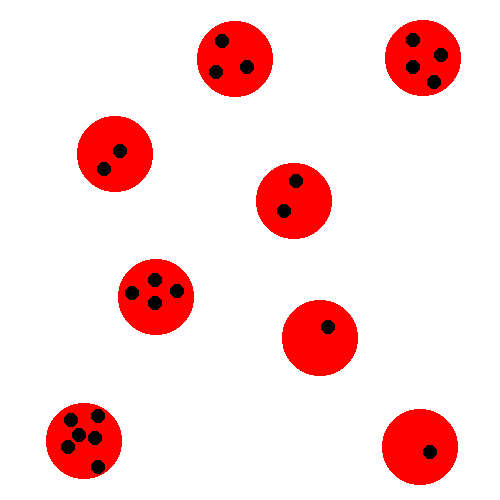
%> input picture image_folder/folder_test/cellTest_full.png, 500 x 500 px
$ octave inside.m   (GNU Octave 9; MATLAB toolbox functions it lacks are replaced by stand-ins)
%> lines starting %> are read from the running program, lines starting %| are printed output that depends on the picture; in (x1, y1, x2, y2) boxes, pixels count from 0 and x2, y2 are one past the last pixel; in counts of white or black regions, pixels touching at a corner belong together; the program's own positions count from 1

cell_data(100) = struct('Area',[],'Centroid',[],'BoundingBox',[],'numLyso',[]);


% Get the statistics for redDots.jpg

img_full = imread('image_folder/folder_test/cellTest_full.png');
%> img_full is the input picture: size 500x500x3 uint8; mean R, G, B 251.3, 217.9, 217.9
img = imread('image_folder/folder_test/cellBodyTest.jpg');   % You should really use a lossless image format like .png
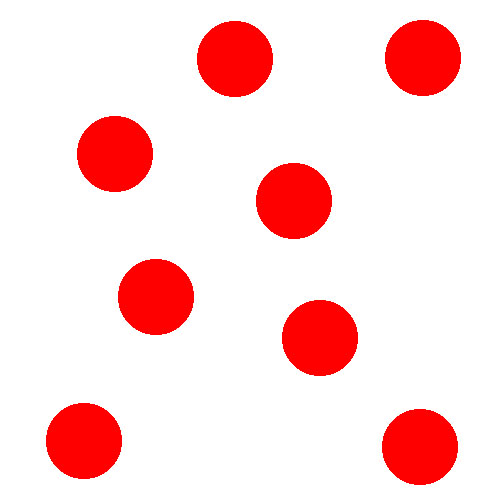
%> input picture image_folder/folder_test/cellBodyTest.jpg, 500 x 500 px
%> img is the input picture: size 500x500x3 uint8; mean R, G, B 254.5, 217.9, 217.8
gimg = rgb2gray(img);          % Convert to grayscale
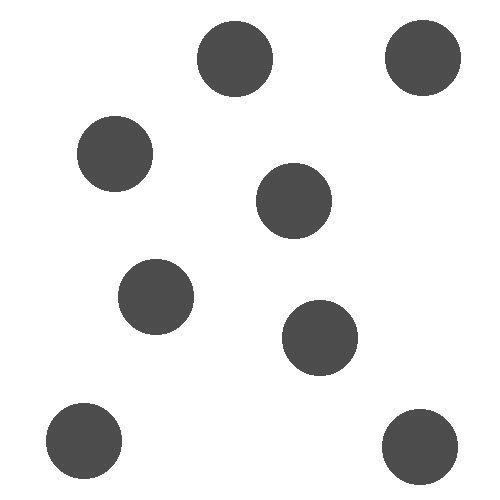
%> gimg: size 500x500 uint8; min 67, max 255, mean 228.8
bwimg = im2bw(gimg, .5);       % Convert to bw image (guessing at the threshold)
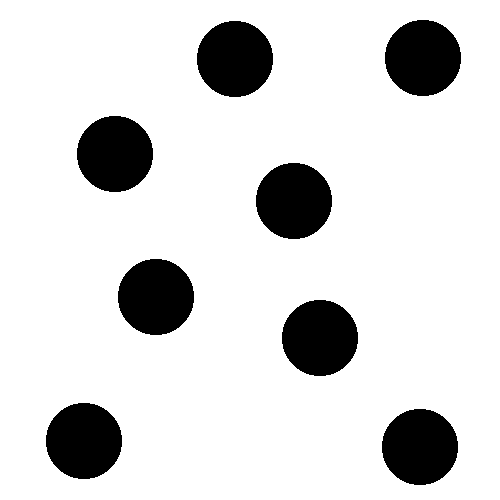
%> bwimg: size 500x500 logical; 85.4% white; 8 black regions, largest, box (x1, y1, x2, y2) and area: (197, 21, 273, 97) 4548, (385, 20, 461, 96) 4548, (77, 116, 153, 192) 4548
bwimg = ~bwimg;                % Invert the bw image so dots are white
%> bwimg: size 500x500 logical; 14.6% white; 8 white regions
stats = regionprops(bwimg);    % Find statistics of dots (centroid, area, bounding box)
%> stats = 8 regions; box (x1, y1, x2, y2), Area and Centroid: (46, 403, 122, 479) 4548 [84.5 441.5], (77, 116, 153, 192) 4548 [115.5 154.5], (118, 259, 194, 335) 4548 [156.5 297.5], (197, 21, 273, 97) 4548 [235.5 59.5], (256, 163, 332, 239) 4548 [294.5 201.5], (282, 300, 358, 376) 4548 [320.5 338.5], (382, 409, 458, 485) 4548 [420.5 447.5], (385, 20, 461, 96) 4548 [423.5 58.5]
redCentroids = reshape([stats(:).Centroid], 2, []).';   % Put centroids in format for pdist2
%> redCentroids = [84.5 441.5; 115.5 154.5; 156.5 297.5; 235.5 59.5; 294.5 201.5; 320.5 338.5; 420.5 447.5; 423.5 58.5]

% Repeat the same basic procedure for blackDots.jpg
img2 = imread('image_folder/folder_test/cellTest.jpg');
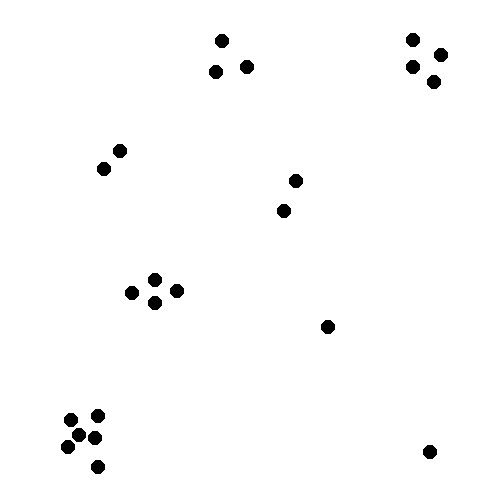
%> input picture image_folder/folder_test/cellTest.jpg, 500 x 500 px
%> img2 is the input picture: size 500x500x3 uint8; min 0, max 255, mean 251.3
bwimg2 = im2bw(img2, .5);      % blackDots.jpg is alread bw image
%> bwimg2: size 500x500 logical; 98.6% white; 23 black regions, largest, box (x1, y1, x2, y2) and area: (406, 33, 420, 47) 156, (215, 34, 229, 48) 156, (434, 48, 448, 62) 156
bwimg2 = ~bwimg2;
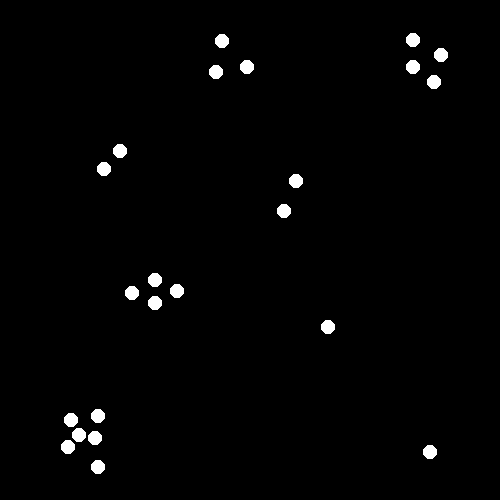
%> bwimg2: size 500x500 logical; 1.4% white; 23 white regions
stats2 = regionprops(bwimg2);
%> stats2 = 23 regions; largest, box (x1, y1, x2, y2), Area and Centroid: (61, 440, 75, 454) 156 [68.5 447.5], (64, 413, 78, 427) 156 [71.5 420.5], (72, 428, 86, 442) 156 [79.5 435.5], (88, 431, 102, 445) 156 [95.5 438.5], (91, 409, 105, 423) 156 [98.5 416.5]
blackCentroids = reshape([stats2(:).Centroid], 2, []).';
%> blackCentroids = 23 rows, first 12: [68.5 447.5; 71.5 420.5; 79.5 435.5; 95.5 438.5; 98.5 416.5; 98.5 467.5; 104.5 169.5; 120.5 151.5; 132.5 293.5; 155.5 280.5; 155.5 303.5; 177.5 291.5]

distMatrix = pdist2(redCentroids, blackCentroids);
radius = 38;                   % found from stats.BoundingBox
connectedDots = distMatrix < radius;


%Use sum(connectedDots,2) to sum across each row- giving you number of black dots in
%each red dot

answer = sum(connectedDots,2);
%> answer = [6; 2; 4; 3; 2; 1; 1; 4]

num_cells = length(stats);
%> num_cells = 8

for i=1:num_cells
    cell_data(i).Area = stats(i).Area;
    cell_data(i).Centroid = stats(i).Centroid;
    cell_data(i).BoundingBox = stats(i).BoundingBox;
    cell_data(i).numLyso = answer(i);
end
%> this loop made 8 passes
%> after the loop, cell_data = 100 items

figure;
imshow(img_full)
hold on
for k = 1:num_cells
    c = cell_data(k).Centroid;
    text(c(1), c(2), sprintf('%d', cell_data(k).numLyso), ...
        'HorizontalAlignment', 'center', ...
        'VerticalAlignment', 'middle','color','y');
end
%> this loop made 8 passes
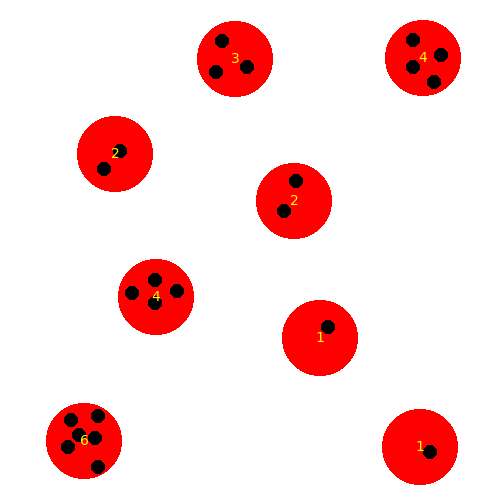
%> figure redrawn from the program's plot data
hold off
